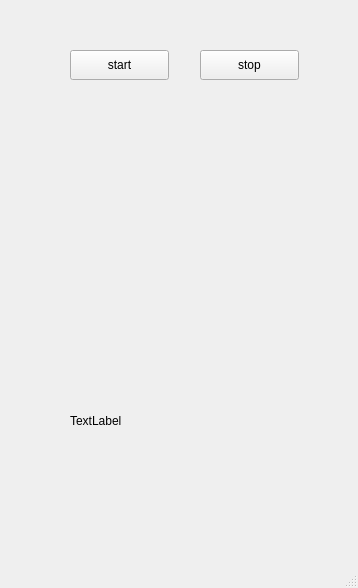
<?xml version="1.0" encoding="UTF-8"?>
<ui version="4.0">
 <class>MainWindow</class>
 <widget class="QMainWindow" name="MainWindow">
  <property name="geometry">
   <rect>
    <x>0</x>
    <y>0</y>
    <width>358</width>
    <height>588</height>
   </rect>
  </property>
  <property name="windowTitle">
   <string>MainWindow</string>
  </property>
  <widget class="QWidget" name="centralwidget">
   <widget class="QLabel" name="imageLabel">
    <property name="geometry">
     <rect>
      <x>70</x>
      <y>90</y>
      <width>225</width>
      <height>225</height>
     </rect>
    </property>
    <property name="text">
     <string/>
    </property>
   </widget>
   <widget class="QPushButton" name="startButton">
    <property name="geometry">
     <rect>
      <x>70</x>
      <y>50</y>
      <width>99</width>
      <height>30</height>
     </rect>
    </property>
    <property name="text">
     <string>start</string>
    </property>
   </widget>
   <widget class="QPushButton" name="stopButton">
    <property name="geometry">
     <rect>
      <x>200</x>
      <y>50</y>
      <width>99</width>
      <height>30</height>
     </rect>
    </property>
    <property name="text">
     <string>stop</string>
    </property>
   </widget>
   <widget class="QLabel" name="classLabel">
    <property name="geometry">
     <rect>
      <x>70</x>
      <y>330</y>
      <width>231</width>
      <height>181</height>
     </rect>
    </property>
    <property name="text">
     <string>TextLabel</string>
    </property>
    <property name="alignment">
     <set>Qt::AlignLeading|Qt::AlignLeft|Qt::AlignVCenter</set>
    </property>
   </widget>
  </widget>
  <widget class="QMenuBar" name="menubar">
   <property name="geometry">
    <rect>
     <x>0</x>
     <y>0</y>
     <width>358</width>
     <height>28</height>
    </rect>
   </property>
  </widget>
  <widget class="QStatusBar" name="statusbar"/>
 </widget>
 <resources/>
 <connections/>
</ui>
